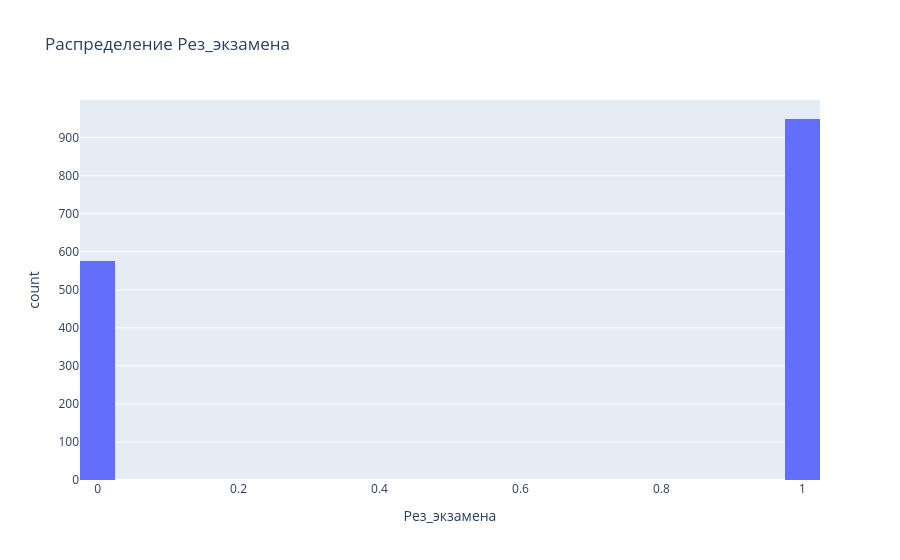

The notebook cell this image was saved under:
### Markdown cell above
## Визуализации таргета (Рез_экзамена)

### Code cell
# 9. Распределение таргета (histogram)
fig6 = px.histogram(df, x="Рез_экзамена", nbins=30, title="Распределение Рез_экзамена")
fig6.show()

### Figure 1 — Plotly figure (JSON) as saved in the notebook; plotly's stock layout.template omitted (floating-point values rounded to 4 significant figures; data arrays with more than 128 entries replaced by an {"elided": "..."} marker saying what was removed)
{"data": [{"bingroup": "x", "hovertemplate": "Рез_экзамена=%{x}<br>count=%{y}<extra></extra>", "legendgroup": "", "marker": {"color": "#636efa", "pattern": {"shape": ""}}, "name": "", "nbinsx": 30, "orientation": "v", "showlegend": false, "type": "histogram", "x": {"elided": "1525 int values"}, "xaxis": "x", "yaxis": "y"}], "layout": {"barmode": "relative", "legend": {"tracegroupgap": 0}, "title": {"text": "Распределение Рез_экзамена"}, "xaxis": {"anchor": "y", "domain": [0, 1], "title": {"text": "Рез_экзамена"}}, "yaxis": {"anchor": "x", "domain": [0, 1], "title": {"text": "count"}}}}
